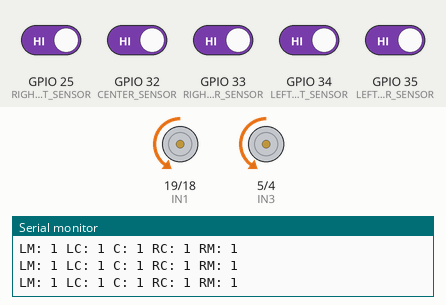
Bench run of a sketch on a simulated ESP32. On the bench: motor-driver pin pairs drawn as motors (green arrow = first pin HIGH = forward, orange = second pin HIGH = backward, longer = more drive, scaled by the enable pin), the last lines printed to the serial monitor. Inputs (shaded band) come from the test bench; at power-on: GPIO 25 (RIGHTMOST_SENSOR), GPIO 32 (CENTER_SENSOR), GPIO 33 (RIGHTCENTER_SENSOR), GPIO 34 (LEFTMOST_SENSOR), GPIO 35 (LEFTCENTER_SENSOR) HIGH.

Above: at 1.2 s.
1.3 s: GPIO 25 (RIGHTMOST_SENSOR) driven LOW
At 1.7 s:
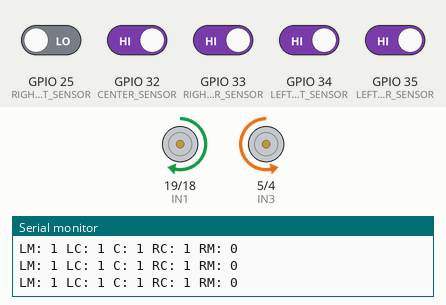
2.8 s: GPIO 34 (LEFTMOST_SENSOR) driven LOW
At 4.0 s:
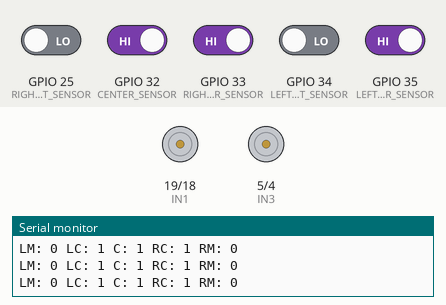
4.3 s: GPIO 33 (RIGHTCENTER_SENSOR) driven LOW
At 5.1 s:
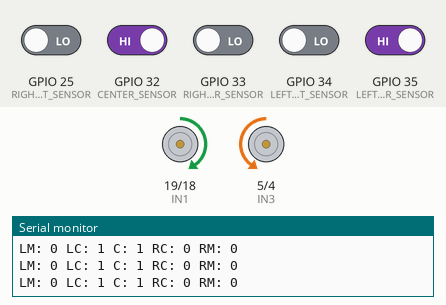
5.8 s: GPIO 33 (RIGHTCENTER_SENSOR) driven HIGH
At 6.2 s:
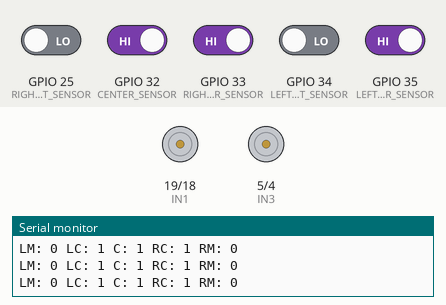
7.3 s: GPIO 35 (LEFTCENTER_SENSOR) driven LOW
At 8.5 s:
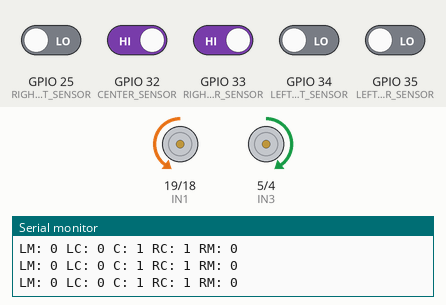
8.8 s: GPIO 25 (RIGHTMOST_SENSOR) driven HIGH
At 9.7 s:
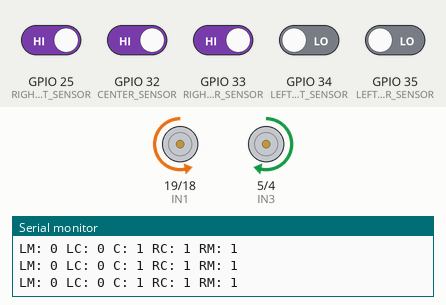
Timing chart, 0 to 11.3 s (numbered marks = the images above; inputs shaded):
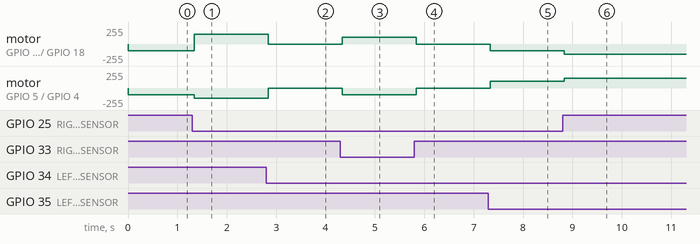

Measured:
- after the input at 1.3 s, motor on GPIO 19 (IN1) / GPIO 18 (IN2): backward 100/255 → forward 150/255 at once; motor on GPIO 5 (IN3) / GPIO 4 (IN4): backward 100/255 → backward 150/255 at once
- after the input at 2.8 s, motor on GPIO 19 (IN1) / GPIO 18 (IN2): forward 150/255 → stopped at once; motor on GPIO 5 (IN3) / GPIO 4 (IN4): backward 150/255 → stopped at once
- after the input at 4.3 s, motor on GPIO 19 (IN1) / GPIO 18 (IN2): stopped → forward 100/255 at once; motor on GPIO 5 (IN3) / GPIO 4 (IN4): stopped → backward 100/255 at once
- after the input at 5.8 s, motor on GPIO 19 (IN1) / GPIO 18 (IN2): forward 100/255 → stopped at once; motor on GPIO 5 (IN3) / GPIO 4 (IN4): backward 100/255 → stopped at once
- after the input at 7.3 s, motor on GPIO 19 (IN1) / GPIO 18 (IN2): stopped → backward 100/255 at once; motor on GPIO 5 (IN3) / GPIO 4 (IN4): stopped → forward 100/255 at once
- after the input at 8.8 s, motor on GPIO 19 (IN1) / GPIO 18 (IN2): backward 100/255 → backward 150/255 at once; motor on GPIO 5 (IN3) / GPIO 4 (IN4): forward 100/255 → forward 150/255 at once

The sketch:

ORCE_CODE.ino
```cpp
// Define motor control pins
#define ENA 21
#define IN1 19
#define IN2 18
#define IN3 5
#define IN4 4
#define ENB 2

// Define sensor pins
#define LEFTMOST_SENSOR 34  // Corner sensor
#define LEFTCENTER_SENSOR 35
#define CENTER_SENSOR 32
#define RIGHTCENTER_SENSOR 33
#define RIGHTMOST_SENSOR 25  // Corner sensor

#define STOP_DURATION 200  // Duration to stop before making a turn (in milliseconds)

int blackDetectionCounter = 0; // Counter to keep track of how many times all sensors read black

void setup() {
  // Set all the motor control pins to output
  pinMode(ENA, OUTPUT);
  pinMode(ENB, OUTPUT);
  pinMode(IN1, OUTPUT);
  pinMode(IN2, OUTPUT);
  pinMode(IN3, OUTPUT);
  pinMode(IN4, OUTPUT);

  // Set sensor pins to input
  pinMode(LEFTMOST_SENSOR, INPUT);
  pinMode(LEFTCENTER_SENSOR, INPUT);
  pinMode(CENTER_SENSOR, INPUT);
  pinMode(RIGHTCENTER_SENSOR, INPUT);
  pinMode(RIGHTMOST_SENSOR, INPUT);

  Serial.begin(9600); // Initialize serial communication for debugging
}

void loop() {
  // Read sensor values
  int leftmostSensorValue = digitalRead(LEFTMOST_SENSOR);
  int leftcenterSensorValue = digitalRead(LEFTCENTER_SENSOR);
  int centerSensorValue = digitalRead(CENTER_SENSOR);
  int rightcenterSensorValue = digitalRead(RIGHTCENTER_SENSOR);
  int rightmostSensorValue = digitalRead(RIGHTMOST_SENSOR);

  // Print sensor values for debugging
  Serial.print("LM: "); Serial.print(leftmostSensorValue);
  Serial.print(" LC: "); Serial.print(leftcenterSensorValue);
  Serial.print(" C: "); Serial.print(centerSensorValue);
  Serial.print(" RC: "); Serial.print(rightcenterSensorValue);
  Serial.print(" RM: "); Serial.println(rightmostSensorValue);

  // Check if all sensors are reading black
  if (leftmostSensorValue == 0 && leftcenterSensorValue == 0 &&
      centerSensorValue == 0 && rightcenterSensorValue == 0 &&
      rightmostSensorValue == 0) {
    blackDetectionCounter++;
    if (blackDetectionCounter == 1 || blackDetectionCounter == 2) {
      turnRight();
    } else if (blackDetectionCounter == 3) {
      turnLeft();
      blackDetectionCounter = 0;
    }
  } else {
    blackDetectionCounter = 0;

    // Handle sensor patterns
    if (leftmostSensorValue == 1 && leftcenterSensorValue == 0 &&
        centerSensorValue == 0 && rightcenterSensorValue == 0 &&
        rightmostSensorValue == 1) {
      moveForward(); // In Center
    } else if (leftmostSensorValue == 1 && leftcenterSensorValue == 1 &&
               centerSensorValue == 0 && rightcenterSensorValue == 1 &&
               rightmostSensorValue == 1) {
      moveForward(); // In center
    } else if (leftmostSensorValue == 1 && leftcenterSensorValue == 0 &&
               centerSensorValue == 0 && rightcenterSensorValue == 0 &&
               rightmostSensorValue == 0) {
      turnRight(); // Sharp Turn
    } else if (leftmostSensorValue == 0 && leftcenterSensorValue == 0 &&
               centerSensorValue == 0 && rightcenterSensorValue == 0 &&
               rightmostSensorValue == 1) {
      turnLeft(); // Sharp Turn
    } else if (leftmostSensorValue == 0 && leftcenterSensorValue == 0 &&
               centerSensorValue == 1 && rightcenterSensorValue == 0 &&
               rightmostSensorValue == 1) {
      slightMoveForward();
    } else if (leftmostSensorValue == 0 && leftcenterSensorValue == 1 &&
               centerSensorValue == 0 && rightcenterSensorValue == 0 &&
               rightmostSensorValue == 1) {
      slightMoveForward();
    } else if (leftmostSensorValue == 1 && leftcenterSensorValue == 1 &&
               centerSensorValue == 0 && rightcenterSensorValue == 0 &&
               rightmostSensorValue == 1) {
      slightTurnRight();
    } else if (leftmostSensorValue == 0 && leftcenterSensorValue == 0 &&
               centerSensorValue == 1 && rightcenterSensorValue == 1 &&
               rightmostSensorValue == 0) {
      slightTurnLeft();
    } else if (leftmostSensorValue == 1 && leftcenterSensorValue == 0 &&
               centerSensorValue == 1 && rightcenterSensorValue == 0 &&
               rightmostSensorValue == 1) {
      slightMoveForward();
    } else if (leftmostSensorValue == 1 && leftcenterSensorValue == 1 &&
               centerSensorValue == 1 && rightcenterSensorValue == 0 &&
               rightmostSensorValue == 1) {
      slightTurnRight();
    } else if (leftmostSensorValue == 1 && leftcenterSensorValue == 1 &&
               centerSensorValue == 1 && rightcenterSensorValue == 1 &&
               rightmostSensorValue == 1) {
      slightMoveForward(); // White gaps
    } else if (leftmostSensorValue == 1 && leftcenterSensorValue == 1 &&
               centerSensorValue == 0 && rightcenterSensorValue == 0 &&
               rightmostSensorValue == 0) {
      turnRight();
    } else if (leftmostSensorValue == 0 && leftcenterSensorValue == 1 &&
               centerSensorValue == 1 && rightcenterSensorValue == 0 &&
               rightmostSensorValue == 0) {
      slightTurnRight();
    } else if (leftmostSensorValue == 1 && leftcenterSensorValue == 0 &&
               centerSensorValue == 1 && rightcenterSensorValue == 1 &&
               rightmostSensorValue == 1) {
      slightTurnLeft();
    } else if (leftmostSensorValue == 1 && leftcenterSensorValue == 0 &&
               centerSensorValue == 1 && rightcenterSensorValue == 1 &&
               rightmostSensorValue == 0) {
      slightMoveForward();
    } else if (leftmostSensorValue == 0 && leftcenterSensorValue == 0 &&
               centerSensorValue == 1 && rightcenterSensorValue == 1 &&
               rightmostSensorValue == 1) {
      turnLeft();
    } else if (leftmostSensorValue == 1 && leftcenterSensorValue == 1 &&
               centerSensorValue == 1 && rightcenterSensorValue == 0 &&
               rightmostSensorValue == 0) {
      turnRight();
    } else if (leftmostSensorValue == 1 && leftcenterSensorValue == 1 &&
               centerSensorValue == 1 && rightcenterSensorValue == 1 &&
               rightmostSensorValue == 0) {
      turnRight();
    } else if (leftmostSensorValue == 0 && leftcenterSensorValue == 1 &&
               centerSensorValue == 1 && rightcenterSensorValue == 0 &&
               rightmostSensorValue == 1) {
      slightMoveForward();
    } else if (leftmostSensorValue == 1 && leftcenterSensorValue == 1 &&
               centerSensorValue == 0 && rightcenterSensorValue == 1 &&
               rightmostSensorValue == 0) {
      slightMoveForward();
    } else if (leftmostSensorValue == 1 && leftcenterSensorValue == 0 &&
               centerSensorValue == 0 && rightcenterSensorValue == 1 &&
               rightmostSensorValue == 1) {
      slightTurnLeft();
    } else if (leftmostSensorValue == 0 && leftcenterSensorValue == 1 &&
               centerSensorValue == 0 && rightcenterSensorValue == 1 &&
               rightmostSensorValue == 1) {
      slightMoveForward();
    } else {
      stopMotors();
    }
  }
  delay(20); // Delay for sensor stability
}

void moveForward() {
  digitalWrite(IN1, LOW);
  digitalWrite(IN2, HIGH);   // Forward motion for motor A
  digitalWrite(IN3, LOW);
  digitalWrite(IN4, HIGH);   // Forward motion for motor B
  analogWrite(ENA, 150);    // Set speed
  analogWrite(ENB, 150);    // Set speed
}

void slightMoveForward() {
  digitalWrite(IN1, LOW);
  digitalWrite(IN2, HIGH);   // Forward motion for motor A
  digitalWrite(IN3, LOW);
  digitalWrite(IN4, HIGH);   // Forward motion for motor B
  analogWrite(ENA, 100);    // Set speed
  analogWrite(ENB, 100);    // Set speed
}

void slightTurnRight() {
  digitalWrite(IN1, HIGH);
  digitalWrite(IN2, LOW);    // Reverse motion for motor A
  digitalWrite(IN3, LOW);
  digitalWrite(IN4, HIGH);   // Forward motion for motor B
  analogWrite(ENA, 100);    // Set speed
  analogWrite(ENB, 100);    // Set speed
}

void slightTurnLeft() {
  digitalWrite(IN1, LOW);
  digitalWrite(IN2, HIGH);   // Forward motion for motor A
  digitalWrite(IN3, HIGH);
  digitalWrite(IN4, LOW);    // Reverse motion for motor B
  analogWrite(ENA, 100);    // Set speed
  analogWrite(ENB, 100);    // Set speed
}

void turnRight() {
  digitalWrite(IN1, HIGH);
  digitalWrite(IN2, LOW);    // Reverse motion for motor A
  digitalWrite(IN3, LOW);
  digitalWrite(IN4, HIGH);   // Forward motion for motor B
  analogWrite(ENA, 150);    // Set speed
  analogWrite(ENB, 150);    // Set speed
}

void turnLeft() {
  digitalWrite(IN1, LOW);
  digitalWrite(IN2, HIGH);   // Forward motion for motor A
  digitalWrite(IN3, HIGH);
  digitalWrite(IN4, LOW);    // Reverse motion for motor B
  analogWrite(ENA, 150);    // Set speed
  analogWrite(ENB, 150);    // Set speed
}

void stopMotors() {
  digitalWrite(IN1, LOW);
  digitalWrite(IN2, LOW);   // Stop motor A
  digitalWrite(IN3, LOW);
  digitalWrite(IN4, LOW);   // Stop motor B
  analogWrite(ENA, 0);     // Stop motor A
  analogWrite(ENB, 0);     // Stop motor B
}
```
